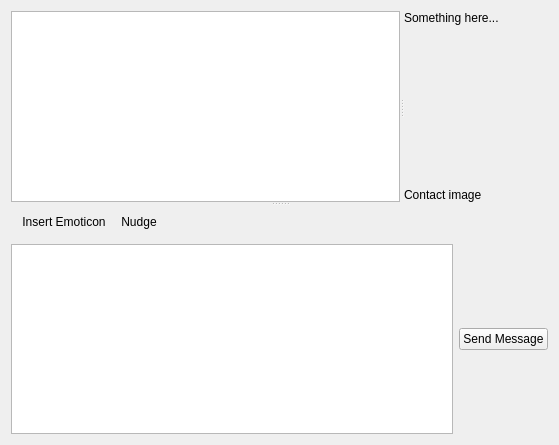
<ui version="4.0" >
 <class>ChatWindow</class>
 <widget class="QWidget" name="ChatWindow" >
  <property name="geometry" >
   <rect>
    <x>0</x>
    <y>0</y>
    <width>559</width>
    <height>445</height>
   </rect>
  </property>
  <property name="windowTitle" >
   <string>Form</string>
  </property>
  <layout class="QVBoxLayout" name="verticalLayout_3" >
   <item>
    <widget class="QSplitter" name="splitter_2" >
     <property name="orientation" >
      <enum>Qt::Vertical</enum>
     </property>
     <widget class="QSplitter" name="splitter" >
      <property name="orientation" >
       <enum>Qt::Horizontal</enum>
      </property>
      <widget class="QTextEdit" name="textEdit" >
       <property name="undoRedoEnabled" >
        <bool>false</bool>
       </property>
       <property name="textInteractionFlags" >
        <set>Qt::TextSelectableByKeyboard|Qt::TextSelectableByMouse</set>
       </property>
      </widget>
      <widget class="QWidget" name="layoutWidget" >
       <layout class="QVBoxLayout" name="verticalLayout" >
        <item>
         <widget class="QLabel" name="label" >
          <property name="text" >
           <string>Something here...</string>
          </property>
         </widget>
        </item>
        <item>
         <spacer name="verticalSpacer" >
          <property name="orientation" >
           <enum>Qt::Vertical</enum>
          </property>
          <property name="sizeHint" stdset="0" >
           <size>
            <width>20</width>
            <height>40</height>
           </size>
          </property>
         </spacer>
        </item>
        <item>
         <widget class="QLabel" name="label_2" >
          <property name="text" >
           <string>Contact image</string>
          </property>
         </widget>
        </item>
       </layout>
      </widget>
     </widget>
     <widget class="QWidget" name="layoutWidget" >
      <layout class="QVBoxLayout" name="verticalLayout_2" >
       <item>
        <widget class="QToolBar" name="toolBar" >
         <property name="minimumSize" >
          <size>
           <width>0</width>
           <height>32</height>
          </size>
         </property>
         <property name="maximumSize" >
          <size>
           <width>16777215</width>
           <height>32</height>
          </size>
         </property>
         <property name="sizeIncrement" >
          <size>
           <width>0</width>
           <height>32</height>
          </size>
         </property>
         <property name="baseSize" >
          <size>
           <width>0</width>
           <height>32</height>
          </size>
         </property>
         <property name="acceptDrops" >
          <bool>true</bool>
         </property>
         <property name="windowTitle" >
          <string>Quick Actions</string>
         </property>
         <property name="movable" >
          <bool>false</bool>
         </property>
         <addaction name="actionInsert_Emoticon" />
         <addaction name="actionNudge" />
        </widget>
       </item>
       <item>
        <layout class="QHBoxLayout" name="horizontalLayout" >
         <item>
          <widget class="QTextEdit" name="inputWidget" >
           <property name="enabled" >
            <bool>true</bool>
           </property>
           <property name="minimumSize" >
            <size>
             <width>0</width>
             <height>0</height>
            </size>
           </property>
           <property name="baseSize" >
            <size>
             <width>0</width>
             <height>40</height>
            </size>
           </property>
          </widget>
         </item>
         <item>
          <widget class="QPushButton" name="sendButton" >
           <property name="text" >
            <string>Send Message</string>
           </property>
          </widget>
         </item>
        </layout>
       </item>
      </layout>
     </widget>
    </widget>
   </item>
  </layout>
  <action name="actionInsert_Emoticon" >
   <property name="text" >
    <string>Insert Emoticon</string>
   </property>
  </action>
  <action name="actionNudge" >
   <property name="text" >
    <string>Nudge</string>
   </property>
  </action>
 </widget>
 <resources/>
 <connections/>
</ui>
